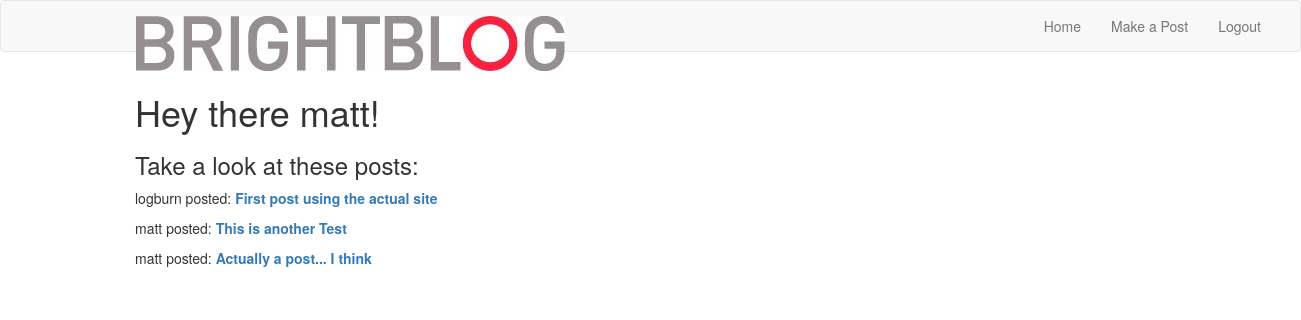
The page /index (signed in) on the database its author committed.
### app/models.py (models this page shows, shortened)
class User(UserMixin, db.Model):
    id = db.Column(db.Integer, primary_key=True)
    username = db.Column(db.String(64), index=True, unique=True)
    email = db.Column(db.String(120), index=True, unique=True)
    password_hash = db.Column(db.String(128))
    posts = db.relationship('Post', backref='author', lazy='dynamic')
    comments = db.relationship('Comment', backref='author', lazy='dynamic')

class Post(db.Model):
    id = db.Column(db.Integer, primary_key=True)
    title = db.Column(db.String(150))
    body = db.Column(db.Text())
    timestamp = db.Column(db.DateTime, index=True, default=datetime.utcnow)
    user_id = db.Column(db.Integer, db.ForeignKey('user.id'))

### app/routes.py (the view)
@app.route('/')
@app.route('/index')
def index():
    posts = Post.query.all()
    return render_template('index.html', title='Home Page', posts=posts)

### app/models.py (called while the page is built)
@login.user_loader
def load_user(id):
    return User.query.get(int(id))

### app/templates/index.html
{% extends "base.html" %}
{% block content %}
<div class="container">
    {% if current_user.is_anonymous %}
        <h1 class="welcome">Welcome to Brightblog!</h1>
    {% else %}
        <h1 class="welcome">Hey there {{ current_user.username }}!</h1>
    {% endif %}
    <h3>Take a look at these posts:</h3>
    {% for post in posts %}
    <div>
        <p>
            {{ post.author.username }} posted:
            <b><a href="{{url_for('show_post', post_id=post.id) }}">{{ post.title }}</a></b>
        </p>
    </div>
    {% endfor %}
</div>
{% endblock %}

### app/static/brightblog.css (style rules this page uses)
.container { margin-left: 120px; margin-right: 120px; }

### rows shown on the page
User: username "matt"
Post: author.username "logburn", title "First post using the actual site"
Post: author.username "matt", title "This is another Test"
Post: author.username "matt", title "Actually a post... I think"
